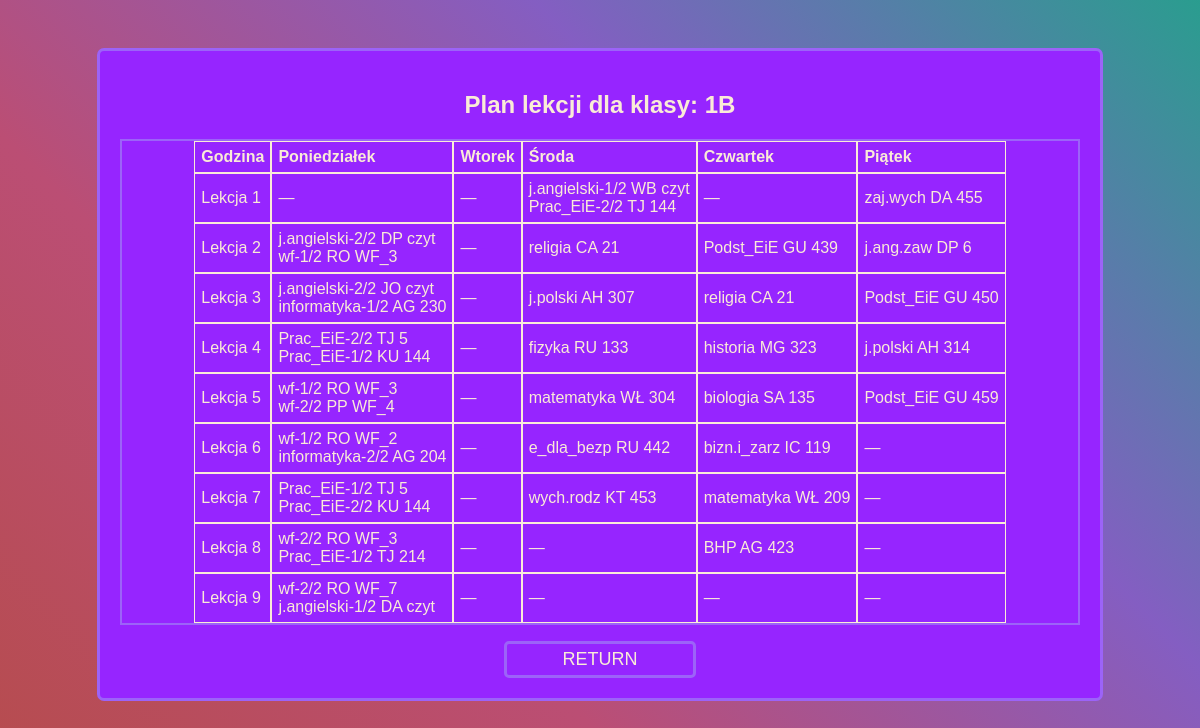
Screenshot of /classes/1B.php with the database file from the repository.
### tables this page shows
CREATE TABLE `plan_lekcji` (
  `id` int(11) NOT NULL,
  `id_k` tinyint(4) DEFAULT NULL,
  `id_p` tinyint(4) DEFAULT NULL,
  `grupa` char(3) NOT NULL DEFAULT '1/1',
  `id_n` tinyint(4) DEFAULT NULL,
  `id_s` tinyint(4) DEFAULT NULL,
  `id_g` tinyint(4) DEFAULT NULL,
  `dzien` tinyint(4) DEFAULT NULL
);

### classes/1B.php (the view, shortened to what this page needs)
<?php
$class = '1B';
?>
<!DOCTYPE html>
<html lang="pl">
<head>
    <link rel="stylesheet" href="./CSS/admin-style.css">
</head>
<body class="background">
    <div class="menu-main">
        <?php
        $pdo = new PDO('mysql:host=localhost;dbname=plan_lekcji',  'root', '');
        $pdo->setAttribute(PDO::ATTR_ERRMODE, PDO::ERRMODE_EXCEPTION);
        $sql = "SELECT * FROM widok_plan_lekcji WHERE klasa = :class ORDER BY dzien, id_g";
        $stmt = $pdo->prepare($sql);
        $stmt->bindParam(':class', $class, PDO::PARAM_STR);
        $stmt->execute();
        $results = $stmt->fetchAll(PDO::FETCH_ASSOC);
        if ($results) {
            $schedule = [];
            foreach ($results as $row) {
                $schedule[$row['dzien']][$row['id_g']][] = [
                    'przedmiot' => $row['przedmiot'],
                    'grupa' => $row['grupa'],
                    'nauczyciele' => $row['nauczyciele'],
                    'sala' => $row['sala']
                ];
            }
            echo "<h2>Plan lekcji dla klasy: $class</h2>";
            echo "<table cellspacing='0>";
            echo "<tr class='column'><th class='rekord'>Godzina</th>";
            $daysOfWeek = ['Poniedziałek', 'Wtorek', 'Środa', 'Czwartek', 'Piątek'];
            foreach ($daysOfWeek as $day) {
                echo "<th class='rekord'>$day</th>";
            }
            for ($hour = 1; $hour <= 9; $hour++) {
                echo "<tr class='column'>";
                echo "<td class='rekord'>Lekcja $hour</td>";
                for ($day = 1; $day <= 5; $day++) {
                    echo "<td class='rekord'>";
                    if (!empty($schedule[$day][$hour])) {
                        foreach ($schedule[$day][$hour] as $lesson) {
                            if($lesson['grupa']=='1/1')
                            echo htmlspecialchars($lesson['przedmiot']) . " ";
                            else
                            echo htmlspecialchars($lesson['przedmiot']) . "-" . htmlspecialchars($lesson['grupa']) . " ";
                            echo htmlspecialchars($lesson['nauczyciele']) . " ";
                            echo htmlspecialchars($lesson['sala']) . "<br>";
                        }
                    } else {
                        echo "—";
                    }
                    echo "</td>";
                }
                echo "</tr>";
            }
            echo "</table>
            <form action='../index.php' method='post'>
                <input type='submit' name='submit' class='return' value='RETURN'>
            </form>";
        } else {
            echo "<p>Brak wyników для класса $class</p>";
        }
        ?>
    </div>
</body>
</html>

### CSS/admin-style.css (style rules this page uses)
body, html { display: flex; margin: 0; padding: 0; height: 100%; font-family: Arial, sans-serif; color: antiquewhite !important; overflow-x: hidden; }
.background { position: absolute; top: 0; left: 0; right: 0; bottom: 0; background: linear-gradient(45deg, #b64c4c, #bb4e74, #845ec2, #2a9d8f); background-size: cover; background-attachment: fixed; animation: gradientMove 5s infinite alternate; }
table { text-align: center; display: flex; justify-content: center; width: auto; color: antiquewhite; word-wrap: break-word; border: 2px solid #9c63f8; }
th, td { border: antiquewhite 1px solid; width: fit-content; text-align: left; padding: 6px; }
.menu-main { background-color: #9625ff; border: 3px solid #9c63f8; border-radius: 7px; text-align: center; flex-direction: row; margin: auto; width: 80%; padding: 20px; margin-top: 4%; }
.return { background-color: #9625ff; border: 3px solid #9c63f8; border-radius: 5px; text-align: center; min-width: 100px; color:antiquewhite; margin-top: 2vh; font-size: large; width: 20%; padding: 5px; }

### rows the page displays
plan_lekcji: przedmiot "j.angielski", grupa "1/2", nauczyciele "WB", sala "czyt"
plan_lekcji: przedmiot "Prac_EiE", grupa "2/2", nauczyciele "TJ", sala "144"
plan_lekcji: przedmiot "zaj.wych", nauczyciele "DA", sala "455"
plan_lekcji: przedmiot "j.angielski", grupa "2/2", nauczyciele "DP", sala "czyt"
plan_lekcji: przedmiot "Podst_EiE", nauczyciele "GU", sala "439"
plan_lekcji: przedmiot "j.ang.zaw", nauczyciele "DP", sala "6"
plan_lekcji: przedmiot "j.angielski", grupa "2/2", nauczyciele "JO", sala "czyt"
plan_lekcji: przedmiot "informatyka", grupa "1/2", nauczyciele "AG", sala "230"
plan_lekcji: przedmiot "j.polski", nauczyciele "AH", sala "307"
plan_lekcji: przedmiot "Podst_EiE", nauczyciele "GU", sala "450"
plan_lekcji: przedmiot "Prac_EiE", grupa "2/2", nauczyciele "TJ", sala "5"
plan_lekcji: przedmiot "Prac_EiE", grupa "1/2", nauczyciele "KU", sala "144"
plan_lekcji: przedmiot "fizyka", nauczyciele "RU", sala "133"
plan_lekcji: przedmiot "historia", nauczyciele "MG", sala "323"
plan_lekcji: przedmiot "j.polski", nauczyciele "AH", sala "314"
plan_lekcji: przedmiot "wf", grupa "2/2", nauczyciele "PP", sala "WF_4"
plan_lekcji: przedmiot "matematyka", nauczyciele "WŁ", sala "304"
plan_lekcji: przedmiot "biologia", nauczyciele "SA", sala "135"
plan_lekcji: przedmiot "Podst_EiE", nauczyciele "GU", sala "459"
plan_lekcji: przedmiot "wf", grupa "1/2", nauczyciele "RO", sala "WF_2"
plan_lekcji: przedmiot "informatyka", grupa "2/2", nauczyciele "AG", sala "204"
plan_lekcji: przedmiot "e_dla_bezp", nauczyciele "RU", sala "442"
plan_lekcji: przedmiot "bizn.i_zarz", nauczyciele "IC", sala "119"
plan_lekcji: przedmiot "Prac_EiE", grupa "1/2", nauczyciele "TJ", sala "5"
plan_lekcji: przedmiot "Prac_EiE", grupa "2/2", nauczyciele "KU", sala "144"
plan_lekcji: przedmiot "wych.rodz", nauczyciele "KT", sala "453"
plan_lekcji: przedmiot "matematyka", nauczyciele "WŁ", sala "209"
plan_lekcji: przedmiot "wf", grupa "2/2", nauczyciele "RO", sala "WF_3"
plan_lekcji: przedmiot "Prac_EiE", grupa "1/2", nauczyciele "TJ", sala "214"
plan_lekcji: przedmiot "BHP", nauczyciele "AG", sala "423"
plan_lekcji: przedmiot "wf", grupa "2/2", nauczyciele "RO", sala "WF_7"
plan_lekcji: przedmiot "j.angielski", grupa "1/2", nauczyciele "DA", sala "czyt"

### other values shown
$class "1B"
$day "Poniedziałek"
$day "Wtorek"
$day "Środa"
$day "Czwartek"
$day "Piątek"
$lesson['przedmiot'] "wf"
$lesson['grupa'] "1/2"
$lesson['nauczyciele'] "RO"
$lesson['sala'] "WF_3"
$lesson['przedmiot'] "religia"
$lesson['nauczyciele'] "CA"
$lesson['sala'] "21"
